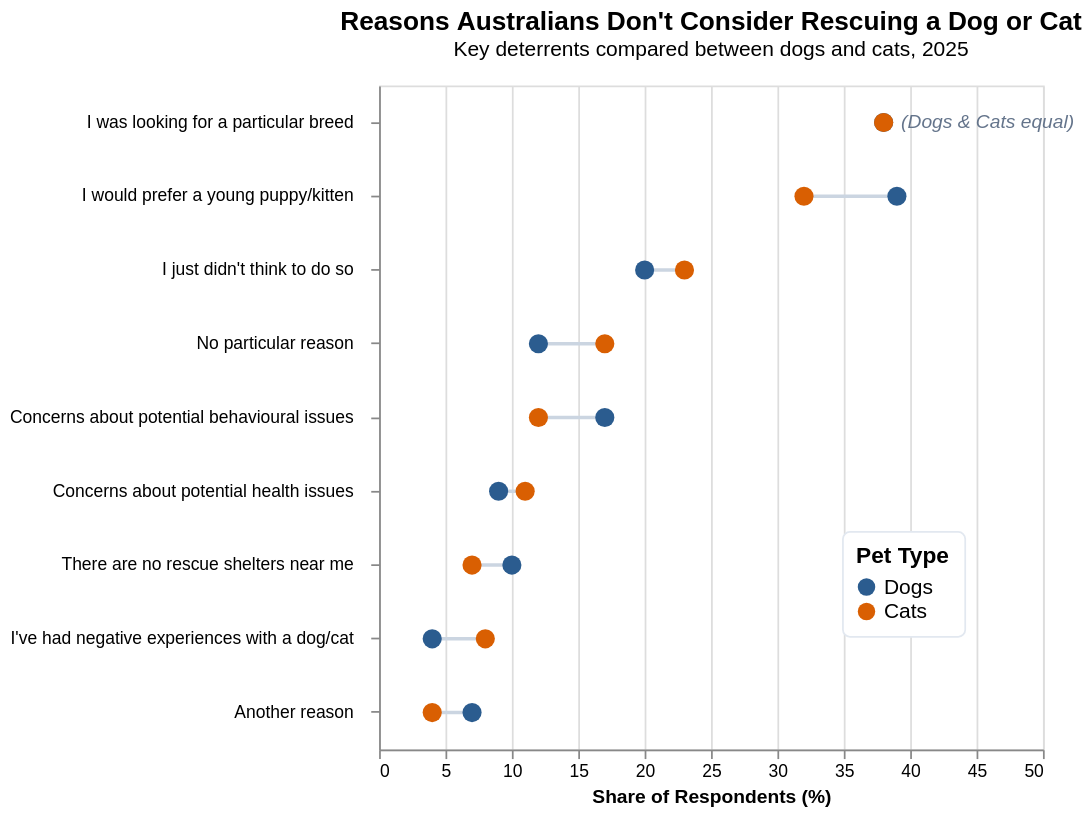

The Vega-Lite source for this figure:
### Vega-Lite specification from a JSON file in a GitHub repository (floating-point values rounded to 4 significant figures)
{"$schema": "https://vega.github.io/schema/vega-lite/v5.json", "width": 380, "height": 380, "title": {"text": "Reasons Australians Don't Consider Rescuing a Dog or Cat", "subtitle": "Key deterrents compared between dogs and cats, 2025", "fontSize": 15, "offset": 15}, "data": {"values": [{"reason": "I was looking for a particular breed", "animal": "Dogs", "percentage": 38}, {"reason": "I was looking for a particular breed", "animal": "Cats", "percentage": 38}, {"reason": "I would prefer a young puppy/kitten", "animal": "Dogs", "percentage": 39}, {"reason": "I would prefer a young puppy/kitten", "animal": "Cats", "percentage": 32}, {"reason": "I just didn't think to do so", "animal": "Dogs", "percentage": 20}, {"reason": "I just didn't think to do so", "animal": "Cats", "percentage": 23}, {"reason": "No particular reason", "animal": "Dogs", "percentage": 12}, {"reason": "No particular reason", "animal": "Cats", "percentage": 17}, {"reason": "Concerns about potential behavioural issues", "animal": "Dogs", "percentage": 17}, {"reason": "Concerns about potential behavioural issues", "animal": "Cats", "percentage": 12}, {"reason": "Concerns about potential health issues", "animal": "Dogs", "percentage": 9}, {"reason": "Concerns about potential health issues", "animal": "Cats", "percentage": 11}, {"reason": "There are no rescue shelters near me", "animal": "Dogs", "percentage": 10}, {"reason": "There are no rescue shelters near me", "animal": "Cats", "percentage": 7}, {"reason": "I've had negative experiences with a dog/cat", "animal": "Dogs", "percentage": 4}, {"reason": "I've had negative experiences with a dog/cat", "animal": "Cats", "percentage": 8}, {"reason": "Another reason", "animal": "Dogs", "percentage": 7}, {"reason": "Another reason", "animal": "Cats", "percentage": 4}]}, "encoding": {"y": {"field": "reason", "type": "nominal", "title": null, "sort": ["I was looking for a particular breed", "I would prefer a young puppy/kitten", "I just didn't think to do so", "No particular reason", "Concerns about potential behavioural issues", "Concerns about potential health issues", "There are no rescue shelters near me", "I've had negative experiences with a dog/cat", "Another reason"], "axis": {"labelLimit": 350, "labelPadding": 10}}}, "layer": [{"transform": [{"pivot": "animal", "value": "percentage", "groupby": ["reason"]}], "mark": {"type": "rule", "color": "#cbd5e1", "strokeWidth": 2}, "encoding": {"x": {"field": "Cats", "type": "quantitative"}, "x2": {"field": "Dogs"}}}, {"mark": {"type": "point", "filled": true, "size": 120, "opacity": 1}, "encoding": {"x": {"field": "percentage", "type": "quantitative", "title": "Share of Respondents (%)", "scale": {"domain": [0, 48]}}, "color": {"field": "animal", "type": "nominal", "scale": {"domain": ["Dogs", "Cats"], "range": ["#2b5c8f", "#d95f02"]}, "legend": {"title": "Pet Type", "titleFontSize": 13, "labelFontSize": 12, "orient": "none", "legendX": 265, "legendY": 255, "direction": "vertical", "fillColor": "#ffffff", "strokeColor": "#e2e8f0", "padding": 8, "cornerRadius": 4}}, "tooltip": [{"field": "reason", "type": "nominal", "title": "Reason:"}, {"field": "animal", "type": "nominal", "title": "Pet Type:"}, {"field": "percentage", "type": "quantitative", "title": "Share (%):"}]}}, {"transform": [{"filter": "datum.reason == 'I was looking for a particular breed' && datum.animal == 'Cats'"}], "mark": {"type": "text", "align": "left", "dx": 10, "fontSize": 11, "fontStyle": "italic", "color": "#64748b"}, "encoding": {"x": {"field": "percentage", "type": "quantitative"}, "text": {"value": "(Dogs & Cats equal)"}}}]}
